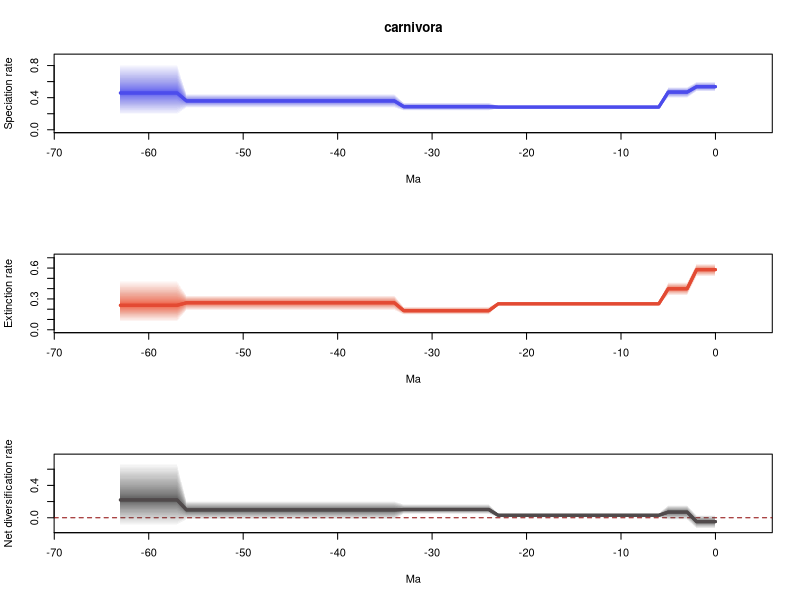

This chart was generated by the following R code:
# 1 files combined:
# 	./carnivora_fossil_occurrences_1BD1-1_marginal_rates.log

# 95% HPDs calculated using code from Biopy (https://www.cs.auckland.ac.nz/~yhel002/biopy/)

pdf(file='./carnivora_fossil_occurrences_1BD1-1_marginal_rates_RTT.pdf',width=0.6*9, height=0.6*21)
par(mfrow=c(3,1))
library(scales)
plot_RTT <- function (age,hpd_M,hpd_m,mean_m,color){
	N=100
	beta=(1:(N-1))/N
	alpha_shape=0.25
	cat=1-(beta^(1./alpha_shape))
	for (i in 1:(N-1)){
		trans= 1/N + 2/N
		polygon(c(age, rev(age)), c(hpd_M-((hpd_M-mean_m)*cat[i]), rev(hpd_m+((mean_m-hpd_m)*cat[i]))), col = alpha(color,trans), border = NA)
	}
	lines(rev(age), rev(mean_m), col = color, lwd=3)
}
	
L_hpd_m95=c(0.475830221931, 0.475830221931,0.475830221931,0.394247776791,0.394247776791,0.394247776791,0.263620144808,0.263620144808,0.263620144808,0.263620144808,0.263620144808,0.263620144808,0.263620144808,0.263620144808,0.263620144808,0.263620144808,0.263620144808,0.263620144808,0.263620144808,0.263620144808,0.263620144808,0.263620144808,0.263620144808,0.263620144808,0.236637737395,0.236637737395,0.236637737395,0.236637737395,0.236637737395,0.236637737395,0.236637737395,0.236637737395,0.236637737395,0.236637737395,0.272476825543,0.272476825543,0.272476825543,0.272476825543,0.272476825543,0.272476825543,0.272476825543,0.272476825543,0.272476825543,0.272476825543,0.272476825543,0.272476825543,0.272476825543,0.272476825543,0.272476825543,0.272476825543,0.272476825543,0.272476825543,0.272476825543,0.272476825543,0.272476825543,0.272476825543,0.272476825543,0.181549725338,0.181549725338,0.181549725338,0.181549725338,0.181549725338,0.181549725338,0.181549725338)
L_hpd_M95=c(0.598836015288, 0.598836015288,0.598836015288,0.533701228435,0.533701228435,0.533701228435,0.302845725448,0.302845725448,0.302845725448,0.302845725448,0.302845725448,0.302845725448,0.302845725448,0.302845725448,0.302845725448,0.302845725448,0.302845725448,0.302845725448,0.302845725448,0.302845725448,0.302845725448,0.302845725448,0.302845725448,0.302845725448,0.339871722029,0.339871722029,0.339871722029,0.339871722029,0.339871722029,0.339871722029,0.339871722029,0.339871722029,0.339871722029,0.339871722029,0.448501098354,0.448501098354,0.448501098354,0.448501098354,0.448501098354,0.448501098354,0.448501098354,0.448501098354,0.448501098354,0.448501098354,0.448501098354,0.448501098354,0.448501098354,0.448501098354,0.448501098354,0.448501098354,0.448501098354,0.448501098354,0.448501098354,0.448501098354,0.448501098354,0.448501098354,0.448501098354,0.823831107846,0.823831107846,0.823831107846,0.823831107846,0.823831107846,0.823831107846,0.823831107846)
M_hpd_m95=c(0.515885348202, 0.515885348202,0.515885348202,0.332886105995,0.332886105995,0.332886105995,0.234975179084,0.234975179084,0.234975179084,0.234975179084,0.234975179084,0.234975179084,0.234975179084,0.234975179084,0.234975179084,0.234975179084,0.234975179084,0.234975179084,0.234975179084,0.234975179084,0.234975179084,0.234975179084,0.234975179084,0.234975179084,0.145985690962,0.145985690962,0.145985690962,0.145985690962,0.145985690962,0.145985690962,0.145985690962,0.145985690962,0.145985690962,0.145985690962,0.186977932096,0.186977932096,0.186977932096,0.186977932096,0.186977932096,0.186977932096,0.186977932096,0.186977932096,0.186977932096,0.186977932096,0.186977932096,0.186977932096,0.186977932096,0.186977932096,0.186977932096,0.186977932096,0.186977932096,0.186977932096,0.186977932096,0.186977932096,0.186977932096,0.186977932096,0.186977932096,0.0745005367712,0.0745005367712,0.0745005367712,0.0745005367712,0.0745005367712,0.0745005367712,0.0745005367712)
M_hpd_M95=c(0.64297788504, 0.64297788504,0.64297788504,0.462679342071,0.462679342071,0.462679342071,0.271444427765,0.271444427765,0.271444427765,0.271444427765,0.271444427765,0.271444427765,0.271444427765,0.271444427765,0.271444427765,0.271444427765,0.271444427765,0.271444427765,0.271444427765,0.271444427765,0.271444427765,0.271444427765,0.271444427765,0.271444427765,0.224448952222,0.224448952222,0.224448952222,0.224448952222,0.224448952222,0.224448952222,0.224448952222,0.224448952222,0.224448952222,0.224448952222,0.335868101131,0.335868101131,0.335868101131,0.335868101131,0.335868101131,0.335868101131,0.335868101131,0.335868101131,0.335868101131,0.335868101131,0.335868101131,0.335868101131,0.335868101131,0.335868101131,0.335868101131,0.335868101131,0.335868101131,0.335868101131,0.335868101131,0.335868101131,0.335868101131,0.335868101131,0.335868101131,0.481828584974,0.481828584974,0.481828584974,0.481828584974,0.481828584974,0.481828584974,0.481828584974)
R_hpd_m95=c(-0.134907890225, -0.134907890225,-0.134907890225,-0.0288400858513,-0.0288400858513,-0.0288400858513,0.00199940153594,0.00199940153594,0.00199940153594,0.00199940153594,0.00199940153594,0.00199940153594,0.00199940153594,0.00199940153594,0.00199940153594,0.00199940153594,0.00199940153594,0.00199940153594,0.00199940153594,0.00199940153594,0.00199940153594,0.00199940153594,0.00199940153594,0.00199940153594,0.0461665535826,0.0461665535826,0.0461665535826,0.0461665535826,0.0461665535826,0.0461665535826,0.0461665535826,0.0461665535826,0.0461665535826,0.0461665535826,-0.0248390279153,-0.0248390279153,-0.0248390279153,-0.0248390279153,-0.0248390279153,-0.0248390279153,-0.0248390279153,-0.0248390279153,-0.0248390279153,-0.0248390279153,-0.0248390279153,-0.0248390279153,-0.0248390279153,-0.0248390279153,-0.0248390279153,-0.0248390279153,-0.0248390279153,-0.0248390279153,-0.0248390279153,-0.0248390279153,-0.0248390279153,-0.0248390279153,-0.0248390279153,-0.098780346276,-0.098780346276,-0.098780346276,-0.098780346276,-0.098780346276,-0.098780346276,-0.098780346276)
R_hpd_M95=c(0.0342252912802, 0.0342252912802,0.0342252912802,0.157647663757,0.157647663757,0.157647663757,0.0571475626231,0.0571475626231,0.0571475626231,0.0571475626231,0.0571475626231,0.0571475626231,0.0571475626231,0.0571475626231,0.0571475626231,0.0571475626231,0.0571475626231,0.0571475626231,0.0571475626231,0.0571475626231,0.0571475626231,0.0571475626231,0.0571475626231,0.0571475626231,0.169031701974,0.169031701974,0.169031701974,0.169031701974,0.169031701974,0.169031701974,0.169031701974,0.169031701974,0.169031701974,0.169031701974,0.208679011484,0.208679011484,0.208679011484,0.208679011484,0.208679011484,0.208679011484,0.208679011484,0.208679011484,0.208679011484,0.208679011484,0.208679011484,0.208679011484,0.208679011484,0.208679011484,0.208679011484,0.208679011484,0.208679011484,0.208679011484,0.208679011484,0.208679011484,0.208679011484,0.208679011484,0.208679011484,0.682108720638,0.682108720638,0.682108720638,0.682108720638,0.682108720638,0.682108720638,0.682108720638)
L_mean=c(0.536840576019, 0.536840576019,0.536840576019,0.469225559526,0.469225559526,0.469225559526,0.282592552286,0.282592552286,0.282592552286,0.282592552286,0.282592552286,0.282592552286,0.282592552286,0.282592552286,0.282592552286,0.282592552286,0.282592552286,0.282592552286,0.282592552286,0.282592552286,0.282592552286,0.282592552286,0.282592552286,0.282592552286,0.287755596572,0.287755596572,0.287755596572,0.287755596572,0.287755596572,0.287755596572,0.287755596572,0.287755596572,0.287755596572,0.287755596572,0.359337935556,0.359337935556,0.359337935556,0.359337935556,0.359337935556,0.359337935556,0.359337935556,0.359337935556,0.359337935556,0.359337935556,0.359337935556,0.359337935556,0.359337935556,0.359337935556,0.359337935556,0.359337935556,0.359337935556,0.359337935556,0.359337935556,0.359337935556,0.359337935556,0.359337935556,0.359337935556,0.458549270041,0.458549270041,0.458549270041,0.458549270041,0.458549270041,0.458549270041,0.458549270041)
M_mean=c(0.584552842184, 0.584552842184,0.584552842184,0.398894200319,0.398894200319,0.398894200319,0.252274353307,0.252274353307,0.252274353307,0.252274353307,0.252274353307,0.252274353307,0.252274353307,0.252274353307,0.252274353307,0.252274353307,0.252274353307,0.252274353307,0.252274353307,0.252274353307,0.252274353307,0.252274353307,0.252274353307,0.252274353307,0.185537862038,0.185537862038,0.185537862038,0.185537862038,0.185537862038,0.185537862038,0.185537862038,0.185537862038,0.185537862038,0.185537862038,0.262440576683,0.262440576683,0.262440576683,0.262440576683,0.262440576683,0.262440576683,0.262440576683,0.262440576683,0.262440576683,0.262440576683,0.262440576683,0.262440576683,0.262440576683,0.262440576683,0.262440576683,0.262440576683,0.262440576683,0.262440576683,0.262440576683,0.262440576683,0.262440576683,0.262440576683,0.262440576683,0.238097244323,0.238097244323,0.238097244323,0.238097244323,0.238097244323,0.238097244323,0.238097244323)
R_mean=c(-0.0477122661652, -0.0477122661652,-0.0477122661652,0.0703313592065,0.0703313592065,0.0703313592065,0.0303181989795,0.0303181989795,0.0303181989795,0.0303181989795,0.0303181989795,0.0303181989795,0.0303181989795,0.0303181989795,0.0303181989795,0.0303181989795,0.0303181989795,0.0303181989795,0.0303181989795,0.0303181989795,0.0303181989795,0.0303181989795,0.0303181989795,0.0303181989795,0.102217734534,0.102217734534,0.102217734534,0.102217734534,0.102217734534,0.102217734534,0.102217734534,0.102217734534,0.102217734534,0.102217734534,0.096897358873,0.096897358873,0.096897358873,0.096897358873,0.096897358873,0.096897358873,0.096897358873,0.096897358873,0.096897358873,0.096897358873,0.096897358873,0.096897358873,0.096897358873,0.096897358873,0.096897358873,0.096897358873,0.096897358873,0.096897358873,0.096897358873,0.096897358873,0.096897358873,0.096897358873,0.096897358873,0.220452025718,0.220452025718,0.220452025718,0.220452025718,0.220452025718,0.220452025718,0.220452025718)
trans=0.5
age=(0:(64-1))* -1
plot(age,age,type = 'n', ylim = c(0, 0.906214218631), xlim = c(-67.2,3.2), ylab = 'Speciation rate', xlab = 'Ma',main='carnivora' )
plot_RTT(age,L_hpd_M95,L_hpd_m95,L_mean,"#4c4cec")
lines(rev(age), rev(L_mean), col = "#4c4cec", lwd=3)
plot(age,age,type = 'n', ylim = c(0, 0.707275673544), xlim = c(-67.2,3.2), ylab = 'Extinction rate', xlab = 'Ma' )
plot_RTT(age,M_hpd_M95,M_hpd_m95,M_mean,"#e34a33")
lines(rev(age), rev(M_mean), col = "#e34a33", lwd=3)
plot(age,age,type = 'n', ylim = c(-0.148398679248, 0.750319592702), xlim = c(-67.2,3.2), ylab = 'Net diversification rate', xlab = 'Ma' )
abline(h=0,lty=2,col="darkred")
plot_RTT(age,R_hpd_M95,R_hpd_m95,R_mean,"#504A4B")
lines(rev(age), rev(R_mean), col = "#504A4B", lwd=3)
n <- dev.off()